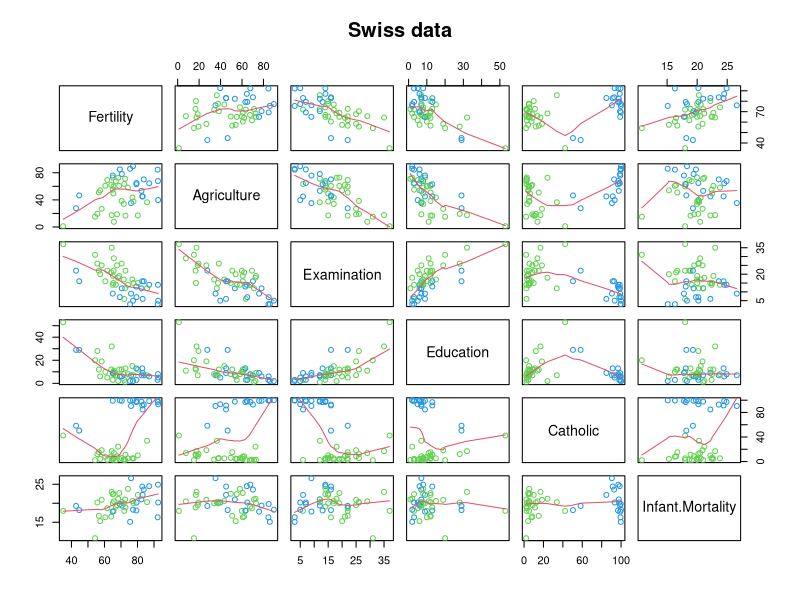
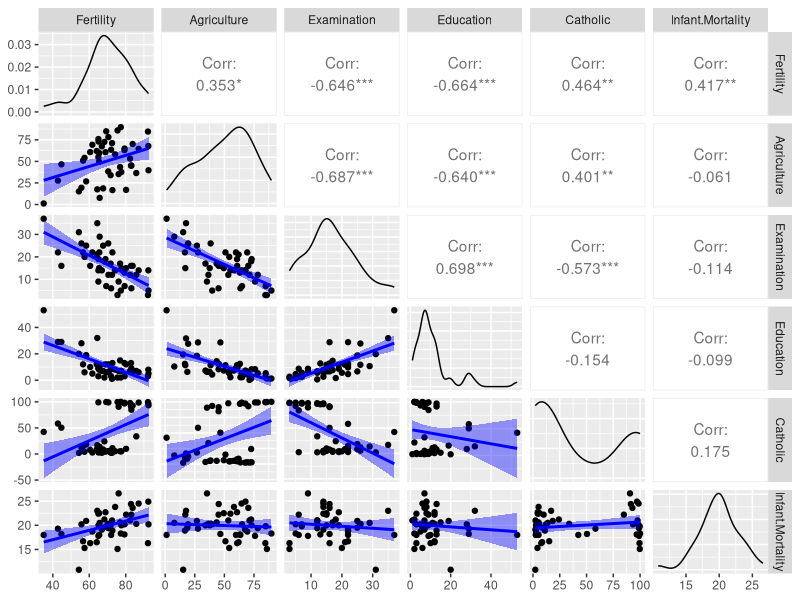
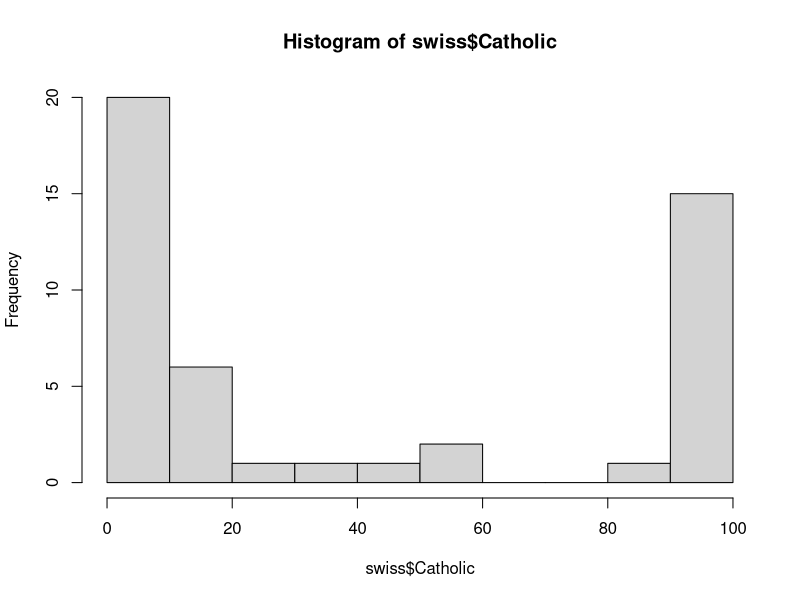
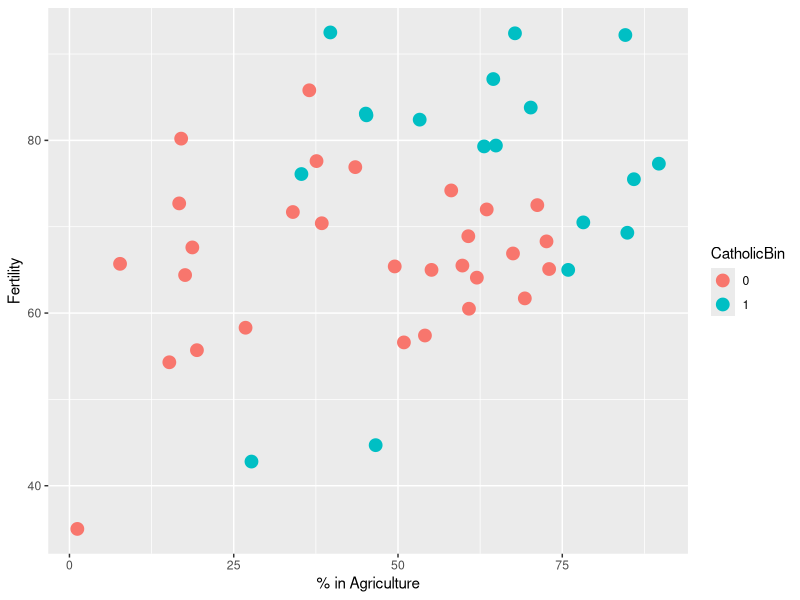
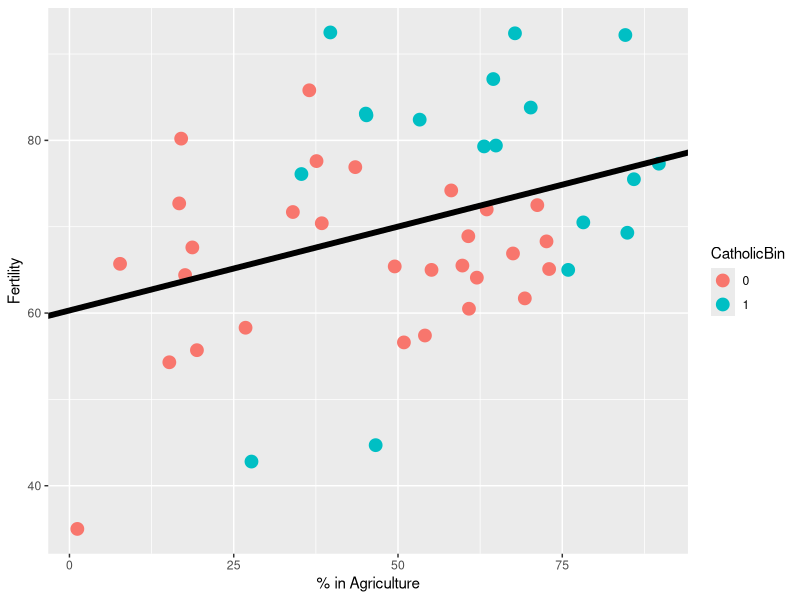
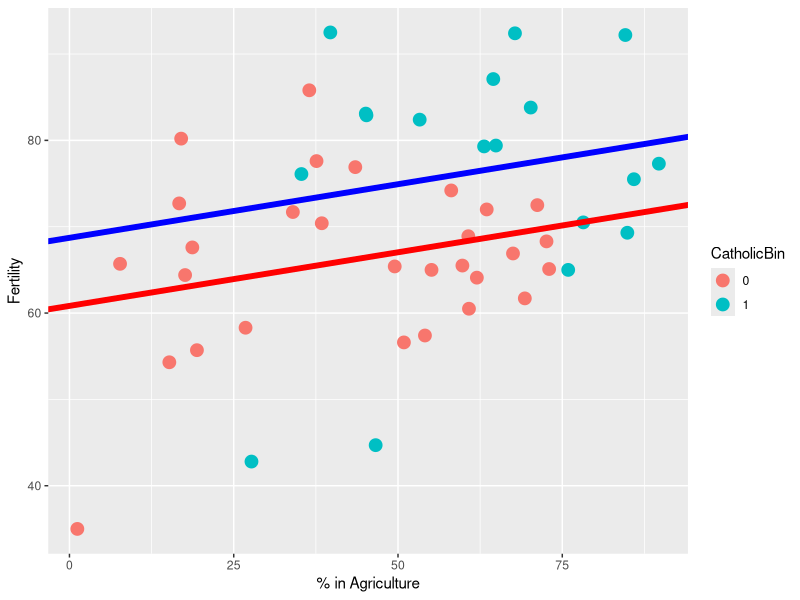
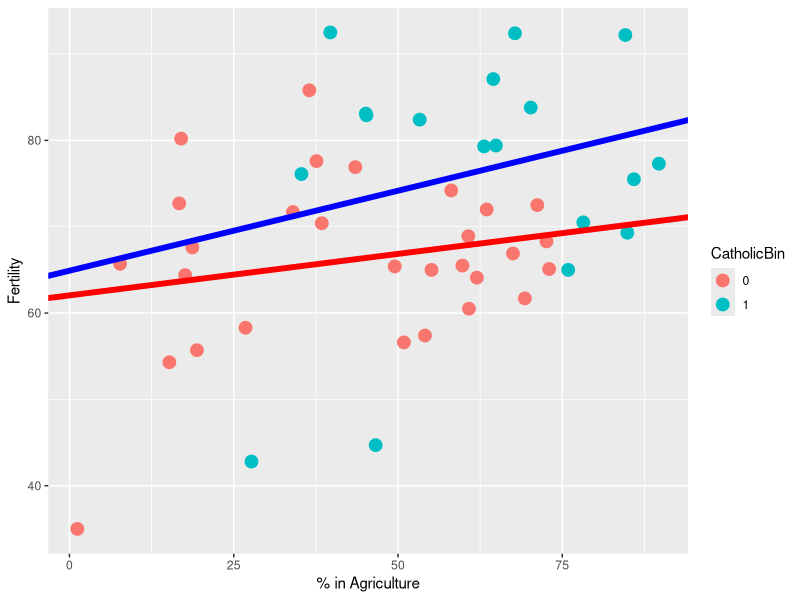

Source code (R) for these figures, in order:
## ---- chunk 1
### 0 setup
library(datasets)
data(swiss)
require(stats); require(graphics)
## ---- chunk 2
summary(swiss)
## ---- chunk 3
pairs(swiss, panel = panel.smooth, main = "Swiss data", col = 3 + (swiss$Catholic > 50))
## ---- chunk 4
### better, more informative plot, with LM
require(GGally); require(ggplot2)
my_fn <- function(data, mapping, ...){
p <- ggplot(data = data, mapping = mapping) + 
    geom_point() + 
    geom_smooth(method=lm, fill="blue", color="blue", ...)
p
}
g <- ggpairs(swiss, lower=list(continuous=my_fn))
g
## ---- chunk 5
### Calling lm()
fit_all <- lm(Fertility ~ . , data = swiss)
summary(fit_all)$coefficients
## ---- chunk 6
summary(lm(Fertility ~ Agriculture, data = swiss))$coefficients
## ---- chunk 7
summary(lm(Fertility ~ Agriculture + Education + Examination, data = swiss))$coefficients
## ---- chunk 8
hist(swiss$Catholic)
## ---- chunk 9
#create binary catholic variable
library(dplyr)
swiss2 = mutate(swiss, CatholicBin = 1 * (Catholic>50))
swiss2$CatholicBin <- as.factor(swiss2$CatholicBin)
#plot
g<-ggplot(swiss2, aes(x=Agriculture, y=Fertility, color=CatholicBin))
g<-g+geom_point(size=4)
g<-g+xlab("% in Agriculture") + ylab("Fertility")
g

## ---- chunk 10
fit1 <- lm(Fertility ~ Agriculture, swiss2)
g1 <-g
g1 <-g1 + geom_abline(intercept = coef(fit1)[1], slope=coef(fit1)[2], size=2)
g1

summary(fit1)$coef
## ---- chunk 11
fit2 <- lm(Fertility ~ Agriculture + CatholicBin, swiss2)
summary(fit2)$coef
#note: if no factor fit2 <- lm(Fertility ~ Agriculture + factor(CatholicBin), swiss2)
g1 <-g
g1 <-g1 + geom_abline(intercept = coef(fit2)[1], slope=coef(fit2)[2], size=2, color="red")
g1 <-g1 + geom_abline(intercept = coef(fit2)[1] + coef(fit2)[3], slope=coef(fit2)[2], size=2, color="blue")
g1
## ---- chunk 12
fit3 <- lm(Fertility ~ Agriculture * CatholicBin, swiss2)
summary(fit3)$coef
#note: if no factor fit2 <- lm(Fertility ~ Agriculture + factor(CatholicBin), swiss2)
g1 <-g
g1 <-g1 + geom_abline(intercept = coef(fit3)[1], slope=coef(fit3)[2], size=2, color="red")
g1 <-g1 + geom_abline(intercept = coef(fit3)[1] + coef(fit3)[3], slope=coef(fit3)[2]+coef(fit3)[4] , size=2, color="blue")
g1
## ---- chunk 13
citation(package="datasets")
## ---- chunk 14
z <- swiss$Agriculture + swiss$Education
lm(Fertility ~ . + z, data = swiss)
